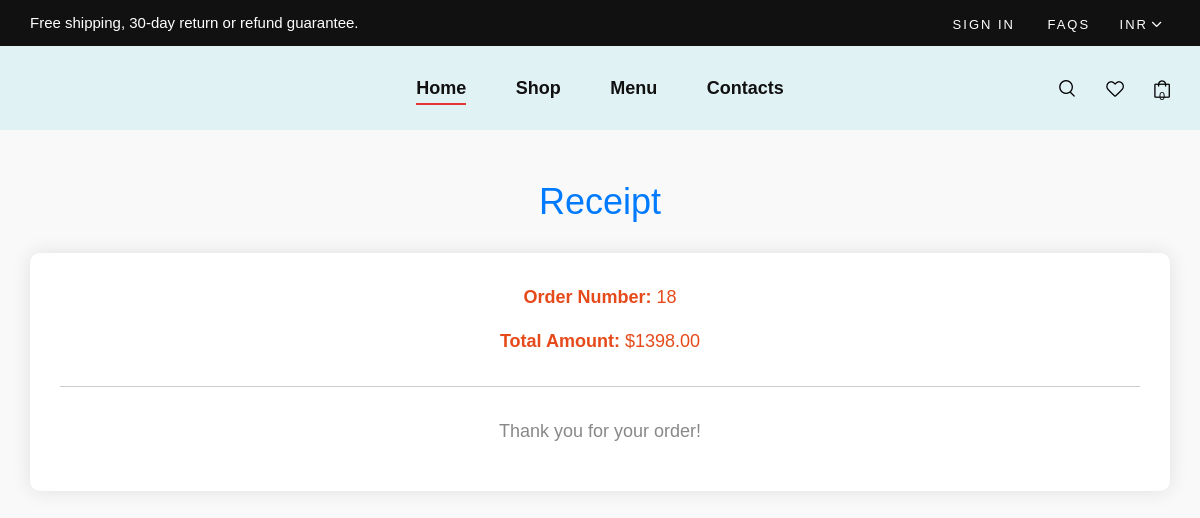
/receipt/, run on an earlier commit of the app's database.
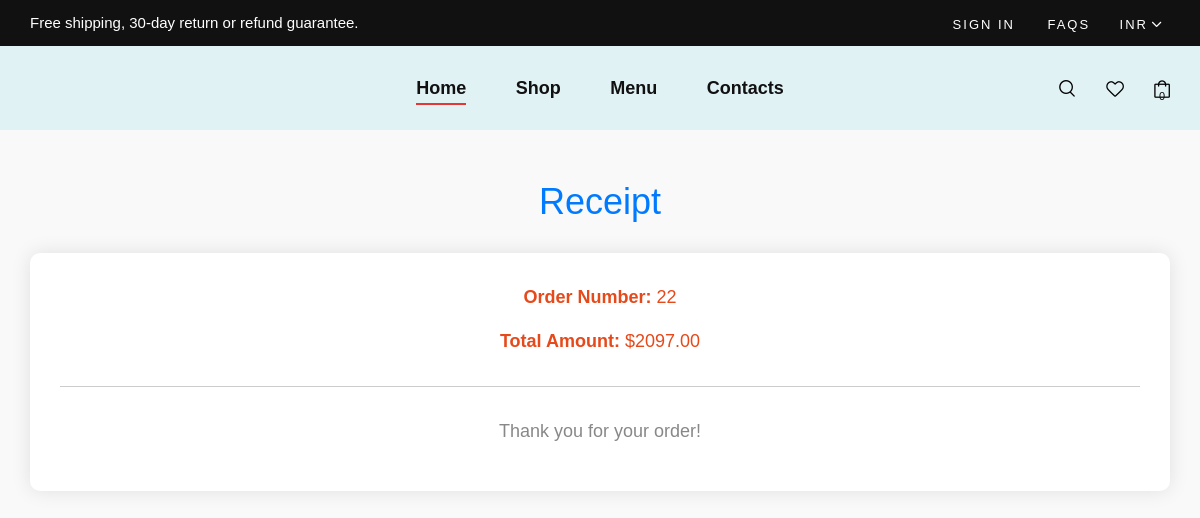
And on a later commit of the database.
### messi/models.py (models this page shows, shortened)
class Order(models.Model):
    user = models.ForeignKey(User, on_delete=models.CASCADE)
    items = models.ManyToManyField('CartItem', through='OrderItem')
    total_price = models.DecimalField(max_digits=10, decimal_places=2)
    created_at = models.DateTimeField(auto_now_add=True)

### messi/views.py (the view)
# urls.py: path('receipt/', views.receipt, name='receipt'),
def receipt(request):
    latest_order = Order.objects.latest('id')
    context = {'order': latest_order}
    return render(request, 'receipt.html', context)

### messi/templates/receipt.html (shortened to what this page needs)
{% load static %}
{% include 'header.html' %}
<!DOCTYPE html>
<html lang="en">
<head>
    <link rel="stylesheet" href="{% static 'css/bootstrap.min.css' %}" type="text/css">
    <link rel="stylesheet" href="{% static 'css/font-awesome.min.css' %}" type="text/css">
    <link rel="stylesheet" href="{% static 'css/elegant-icons.css' %}" type="text/css">
    <link rel="stylesheet" href="{% static 'css/magnific-popup.css' %}" type="text/css">
    <link rel="stylesheet" href="{% static 'css/nice-select.css' %}" type="text/css">
    <link rel="stylesheet" href="{% static 'css/owl.carousel.min.css' %}" type="text/css">
    <link rel="stylesheet" href="{% static 'css/slicknav.min.css' %}" type="text/css">
    <link rel="stylesheet" href="{% static 'css/style.css' %}" type="text/css">
</head>
<body>
<section class="receipt_section layout_padding">
    <div class="container">
        <div class="row">
            <div class="col-md-12">
                <h2>Receipt</h2>
                <div class="receipt_details">
                    <p><strong>Order Number:</strong> {{ order.id }}</p>
                    <p><strong>Total Amount:</strong> ${{ order.total_price }}</p>
                    <hr>
                    <p class="receipt_footer">Thank you for your order!</p>
                </div>
            </div>
        </div>
    </div>
</section>
</body>
</html>

What changed in the data, as far as the page shows it:
no longer on this page (row unchanged): Order: id "18", total_price "1398.00"
added Order: id "22", total_price "2097.00"
